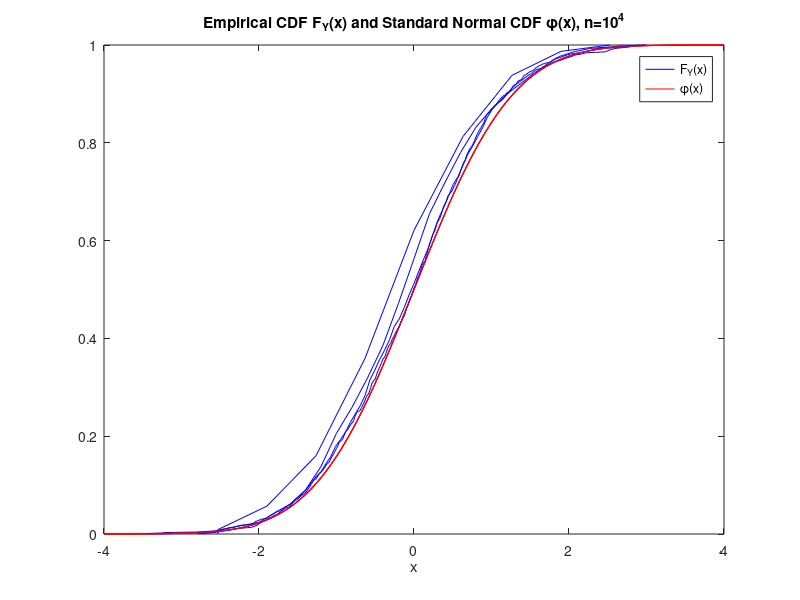

MATLAB code to generate this figure:
%% n = 10
clear
rng(116)
n = 10;
N = 10^3;
r = (rand(1,N*n)<0.5)*2 - 1;               % Rademacher distribution
Y = 0;
for i = 1:N
    Xn(i) = 1/n*sum(r((1+n*(i-1)):(n+n*(i-1))));
    Y(i) = sqrt(n)*Xn(i);
end
[f,x1] = ecdf(Y)
plot(x1,f,'blue')
hold on
fplot(@(x) normcdf(x),[-4,4],'red')
legend('F_Y(x)','\phi(x)')
title('Empirical CDF F_Y(x) and Standard Normal CDF \phi(x), n=10')
xlabel('x')

%% n = 10^2
clear
rng(116)
n = 10^2;
N = 10^3;
r = (rand(1,N*n)<0.5)*2 - 1;               % Rademacher distribution
Y = 0;
for i = 1:N
    Xn(i) = 1/n*sum(r((1+n*(i-1)):(n+n*(i-1))));
    Y(i) = sqrt(n)*Xn(i);
end
[f,x1] = ecdf(Y)
plot(x1,f,'blue')
hold on
fplot(@(x) normcdf(x),[-4,4],'red')
title('Empirical CDF F_Y(x) and Standard Normal CDF \phi(x), n=10^2')
xlabel('x')

%% n = 10^3
clear
rng(116)
n = 10^3;
N = 10^3;
r = (rand(1,N*n)<0.5)*2 - 1;               % Rademacher distribution
Y = 0;
for i = 1:N
    Xn(i) = 1/n*sum(r((1+n*(i-1)):(n+n*(i-1))));
    Y(i) = sqrt(n)*Xn(i);
end
[f,x1] = ecdf(Y)
plot(x1,f,'blue')
hold on
fplot(@(x) normcdf(x),[-4,4],'red')
legend('F_Y(x)','\phi(x)')
title('Empirical CDF F_Y(x) and Standard Normal CDF \phi(x), n=10^3')
xlabel('x')

%% n = 10^4
clear
rng(116)
n = 10^4;
N = 10^3;
r = (rand(1,N*n)<0.5)*2 - 1;               % Rademacher distribution
Y = 0;
for i = 1:N
    Xn(i) = 1/n*sum(r((1+n*(i-1)):(n+n*(i-1))));
    Y(i) = sqrt(n)*Xn(i);
end
[f,x1] = ecdf(Y)
plot(x1,f,'blue')
hold on
fplot(@(x) normcdf(x),[-4,4],'red')
legend('F_Y(x)','\phi(x)')
title('Empirical CDF F_Y(x) and Standard Normal CDF \phi(x), n=10^4')
xlabel('x')
